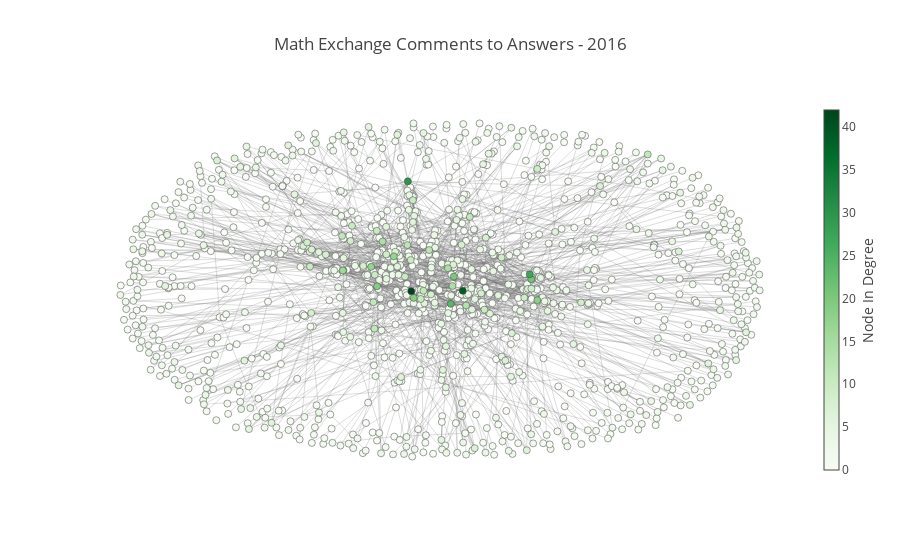

Source (notebook cell):
### Code cell
# Create figure and plot
figure = go.Figure(
    data = go.Data([scatterEdges, scatterNodes]),
    layout = go.Layout(
        title = "Math Exchange Comments to Answers - 2016",
        showlegend = False,
        hovermode = "closest",
        xaxis = go.XAxis(showgrid=False, zeroline=False, showticklabels=False),
        yaxis = go.YAxis(showgrid=False, zeroline=False, showticklabels=False)
    )
)
iplot(figure)
plot(figure, filename="output/math-exchange-comments-to-answers-2016.html")

### Figure 1 — Plotly figure (JSON) as saved in the notebook; plotly's stock layout.template omitted (floating-point values rounded to 4 significant figures; data arrays with more than 128 entries replaced by an {"elided": "..."} marker saying what was removed)
{"data": [{"hoverinfo": "text", "line": {"color": "#777", "width": 0.25}, "mode": "lines", "text": [], "type": "scatter", "x": {"elided": "6363 float values"}, "y": {"elided": "6363 float values"}}, {"hoverinfo": "text", "marker": {"color": {"elided": "1281 int values"}, "colorbar": {"thickness": 15, "title": "Node In Degree", "titleside": "right", "xanchor": "left"}, "colorscale": "Greens", "line": {"width": 0.5}, "reversescale": true, "showscale": true, "size": 7}, "mode": "markers", "text": {"elided": "1281 str values"}, "type": "scatter", "x": {"elided": "1281 float values"}, "y": {"elided": "1281 float values"}}], "layout": {"hovermode": "closest", "showlegend": false, "title": "Math Exchange Comments to Answers - 2016", "xaxis": {"showgrid": false, "showticklabels": false, "zeroline": false}, "yaxis": {"showgrid": false, "showticklabels": false, "zeroline": false}}}
